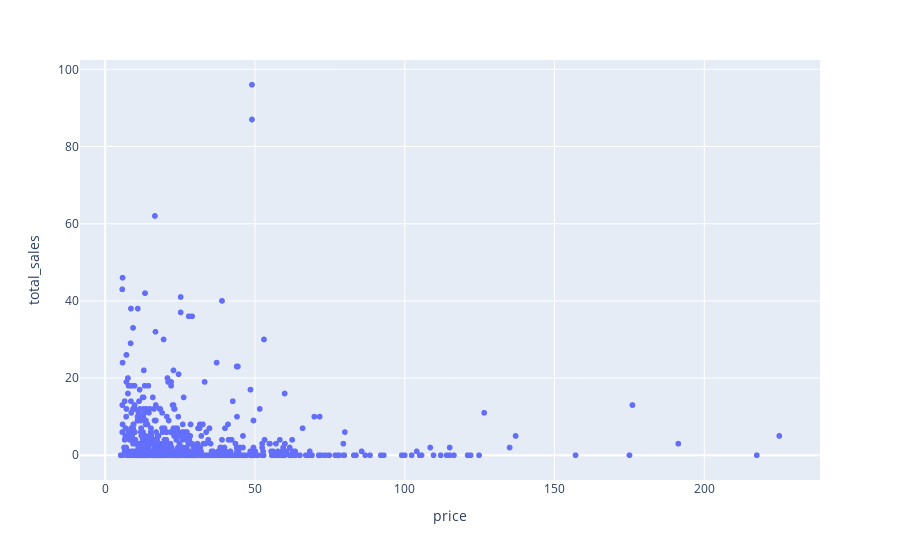

Notebook code for this chart:
### Code cell
px.scatter(allin_for_analyze, x="price", y="total_sales")

### Figure 1 — Plotly figure (JSON) as saved in the notebook; plotly's stock layout.template omitted (floating-point values rounded to 4 significant figures; data arrays with more than 128 entries replaced by an {"elided": "..."} marker saying what was removed)
{"data": [{"hovertemplate": "price=%{x}<br>total_sales=%{y}<extra></extra>", "legendgroup": "", "marker": {"color": "#636efa", "symbol": "circle"}, "mode": "markers", "name": "", "showlegend": false, "type": "scattergl", "x": {"elided": "1421 float values"}, "xaxis": "x", "y": {"elided": "1421 int values"}, "yaxis": "y"}], "layout": {"legend": {"tracegroupgap": 0}, "margin": {"t": 60}, "xaxis": {"anchor": "y", "domain": [0, 1], "title": {"text": "price"}}, "yaxis": {"anchor": "x", "domain": [0, 1], "title": {"text": "total_sales"}}}}
